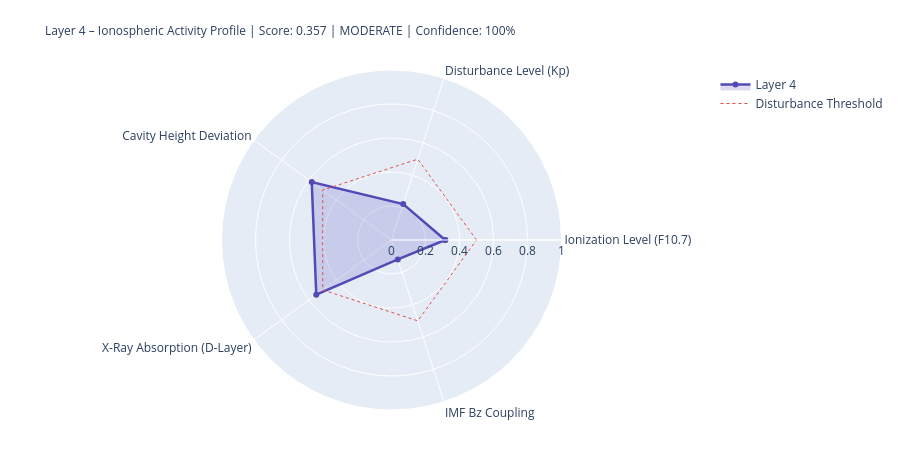

Notebook source saved alongside this figure:
### Markdown cell above
---
## 4. State Assessment & Handoff to Layer 5

### Code cell
# ============================================================
# LAYER-4-SCORE
# ============================================================

COMPONENTS = {
    'Ionization Level (F10.7)':    {'score': ioniz,       'source': 'primary' if f107_now else 'from_layer0', 'dynamic': True},
    'Disturbance Level (Kp)':          {'score': disturb,     'source': 'primary' if kp_now   else 'from_layer0', 'dynamic': True},
    'Cavity Height Deviation':    {'score': h_dev,       'source': 'derived',                                'dynamic': True},
    'X-Ray Absorption (D-Layer)':{'score': xray_ioniz,  'source': 'primary' if xray_now else 'missing',     'dynamic': True},
    'IMF Bz Coupling':             {'score': bz_coupling, 'source': 'primary' if bz_now   else 'from_layer0', 'dynamic': True},
}

available    = {k: v['score'] for k, v in COMPONENTS.items() if v['score'] is not None}
unavailable  = [k for k, v in COMPONENTS.items() if v['score'] is None]
layer4_score = round(sum(available.values()) / len(available), 4) if available else None
confidence   = round(len(available) / len(COMPONENTS), 2)
level = ('unknown' if layer4_score is None
         else 'quiet'   if layer4_score < 0.3
         else 'moderate' if layer4_score < 0.6
         else 'active')
dominant_l4 = max(available, key=available.get) if available else 'none'

# Resonance delta for Schumann SR-1
sr1_ref = schumann_freq(1, 80.0)
sr1_now = schumann_freq(1, h_eff)
sr1_delta_mhz = (sr1_now - sr1_ref) * 1000

# Propagation conditions
prop_cond = ('disturbed'   if kp_val > 4
             else 'unsettled' if kp_val > 2
             else 'normal')
if xray_class in ['X', 'M']:
    prop_cond = 'Radio-Blackout moeglich'

W = 68
print('=' * W)
print('LAYER 4 – IONOSPHERE – STATE ASSESSMENT')
print('=' * W)
for name, comp in COMPONENTS.items():
    s = comp['score']
    if s is not None:
        bar = '█' * int(s * 20) + '░' * (20 - int(s * 20))
        print(f'  {name:<36} {bar}  {s:.3f}  [{comp["source"]}]')
    else:
        print(f'  {name:<36} {"─" * 20}  n/a   [missing]')
print('-' * W)
print(f'  Score:          {layer4_score:.3f}  ({len(available)}/{len(COMPONENTS)} components)')
print(f'  Confidence:     {confidence:.0%}')
print(f'  Level:          {level.upper()}')
print(f'  Dominant:       {dominant_l4}')
print(f'  Cavity height:  {h_eff:.1f} km  (Ref: 80.0 km)')
print(f'  SR-1:           {sr1_now:.3f} Hz  (Δ {sr1_delta_mhz:+.1f} mHz vs. ref)')
print(f'  Propagation:    {prop_cond}')
print(f'  X-Ray:          {xray_class}-class  ({xray_now:.2e} W/m²)' if xray_now else '  X-Ray:          n/a')
print('=' * W)

# Radar
cats   = list(available.keys())
vals_r = list(available.values())
if len(cats) >= 3:
    fig = go.Figure()
    fig.add_trace(go.Scatterpolar(
        r=vals_r + [vals_r[0]], theta=cats + [cats[0]],
        fill='toself', fillcolor='rgba(83,74,183,0.20)',
        line=dict(color='#534AB7', width=2.5), name='Layer 4'
    ))
    fig.add_trace(go.Scatterpolar(
        r=[0.5] * (len(cats)+1), theta=cats + [cats[0]],
        line=dict(color='#E24B4A', dash='dot', width=1),
        mode='lines', name='Disturbance Threshold'
    ))
    fig.update_layout(
        title=dict(
            text=f'Layer 4 – Ionospheric Activity Profile | Score: {layer4_score:.3f} | {level.upper()} | Confidence: {confidence:.0%}',
            font=dict(size=12)
        ),
        polar=dict(radialaxis=dict(visible=True, range=[0, 1])),
        height=450, showlegend=True,
        margin=dict(l=80, r=80, t=70, b=40)
    )
    fig.show()

### Figure 1 — Plotly figure (JSON) as saved in the notebook; plotly's stock layout.template omitted (floating-point values rounded to 4 significant figures)
{"data": [{"fill": "toself", "fillcolor": "rgba(83,74,183,0.20)", "line": {"color": "#534AB7", "width": 2.5}, "name": "Layer 4", "r": [0.316, 0.222, 0.58, 0.547, 0.12, 0.316], "theta": ["Ionization Level (F10.7)", "Disturbance Level (Kp)", "Cavity Height Deviation", "X-Ray Absorption (D-Layer)", "IMF Bz Coupling", "Ionization Level (F10.7)"], "type": "scatterpolar"}, {"line": {"color": "#E24B4A", "dash": "dot", "width": 1}, "mode": "lines", "name": "Disturbance Threshold", "r": [0.5, 0.5, 0.5, 0.5, 0.5, 0.5], "theta": ["Ionization Level (F10.7)", "Disturbance Level (Kp)", "Cavity Height Deviation", "X-Ray Absorption (D-Layer)", "IMF Bz Coupling", "Ionization Level (F10.7)"], "type": "scatterpolar"}], "layout": {"height": 450, "margin": {"b": 40, "l": 80, "r": 80, "t": 70}, "polar": {"radialaxis": {"range": [0, 1], "visible": true}}, "showlegend": true, "title": {"font": {"size": 12}, "text": "Layer 4 – Ionospheric Activity Profile | Score: 0.357 | MODERATE | Confidence: 100%"}}}
